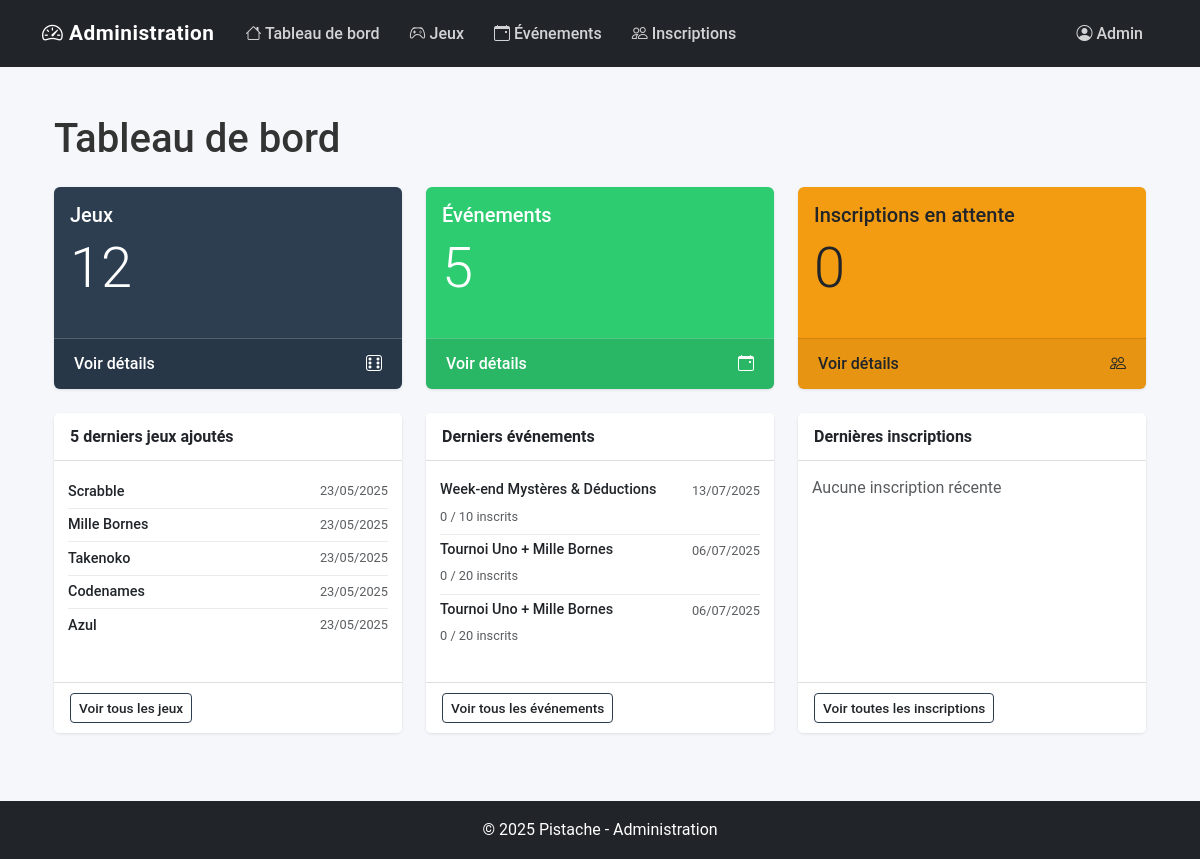
/admin/index.php (signed in), run on the app's committed database.
### tables this page shows
CREATE TABLE jeux(
    id_jeux INT NOT NULL AUTO_INCREMENT,
    nom VARCHAR(50) NOT NULL UNIQUE,
    description_courte TEXT NOT NULL,
    description_longue TEXT NOT NULL,
    annee_sortie YEAR NOT NULL,
    date_ajout DATE NOT NULL,
    id_genre INT NOT NULL,
    id_type INT NOT NULL,
    CONSTRAINT PK_JEUX PRIMARY KEY (id_jeux),
    CONSTRAINT FK_GENRE FOREIGN KEY (id_genre) REFERENCES genre (id_genre),
    CONSTRAINT FK_TYPE FOREIGN KEY (id_type) REFERENCES type (id_type)
);

CREATE TABLE evenement(
    id_evenement INT NOT NULL AUTO_INCREMENT,
    titre VARCHAR(100) NOT NULL,
    description TEXT NOT NULL,
    date_debut DATE NOT NULL,
    date_fin DATE NOT NULL,
    capacite_max INT NOT NULL,
    duree_type VARCHAR(50) NOT NULL,
    CONSTRAINT PK_EVENT PRIMARY KEY (id_evenement)
);

### admin/index.php (the view, shortened to what this page needs)
<?php
try {
    $pdo = connexionBDD();
    $stmt = $pdo->query("SELECT COUNT(*) FROM jeux");
    $nbJeux = $stmt->fetchColumn();
    $stmt = $pdo->query("SELECT COUNT(*) FROM evenement");
    $nbEvenements = $stmt->fetchColumn();
    $stmt = $pdo->query("SELECT COUNT(*) FROM inscription WHERE status = 'en attente'");
    $nbInscriptionsEnAttente = $stmt->fetchColumn();
    $stmt = $pdo->query("SELECT id_jeux, nom, date_ajout FROM jeux
                        ORDER BY date_ajout DESC, id_jeux DESC LIMIT 5");
    $derniersJeux = $stmt->fetchAll(PDO::FETCH_ASSOC);
    $stmt = $pdo->query("SELECT id_evenement, titre, date_debut, date_fin, capacite_max FROM evenement
                        ORDER BY date_debut DESC LIMIT 3");
    $derniersEvenements = $stmt->fetchAll(PDO::FETCH_ASSOC);
    $stmt = $pdo->query("SELECT i.id_inscription, i.date_inscription, i.status,
                           u.nom, u.prenom, e.titre
                        FROM inscription i
                        JOIN utilisateur u ON i.id_utilisateur = u.id_utilisateur
                        JOIN evenement e ON i.id_evenement = e.id_evenement
                        ORDER BY i.date_inscription DESC LIMIT 3");
    $dernieresInscriptions = $stmt->fetchAll(PDO::FETCH_ASSOC);
} catch (PDOException $e) {
    $message = "Erreur: " . $e->getMessage();
}
include_once 'includes/admin-header.php';
?>
    <div class="container mt-4">
        <h1>Tableau de bord</h1>
        <div class="row mt-4">
            <div class="col-md-4 mb-4">
                <div class="card bg-primary text-white h-100">
                    <div class="card-body">
                        <h5 class="card-title">Jeux</h5>
                        <p class="card-text display-4"><?php echo $nbJeux; ?></p>
                    </div>
                    <div class="card-footer d-flex">
                        <a href="jeux/liste.php" class="text-white text-decoration-none">Voir détails</a>
                        <span class="ms-auto">
                        <i class="bi bi-dice-6"></i>
                    </span>
                    </div>
                </div>
            </div>
            <div class="col-md-4 mb-4">
                <div class="card bg-success text-white h-100">
                    <div class="card-body">
                        <h5 class="card-title">Événements</h5>
                        <p class="card-text display-4"><?php echo $nbEvenements; ?></p>
                    </div>
                    <div class="card-footer d-flex">
                        <a href="evenements/liste.php" class="text-white text-decoration-none">Voir détails</a>
                        <span class="ms-auto">
                        <i class="bi bi-calendar-event"></i>
                    </span>
                    </div>
                </div>
            </div>
            <div class="col-md-4 mb-4">
                <div class="card bg-warning text-dark h-100">
                    <div class="card-body">
                        <h5 class="card-title">Inscriptions en attente</h5>
                        <p class="card-text display-4"><?php echo $nbInscriptionsEnAttente; ?></p>
                    </div>
                    <div class="card-footer d-flex">
                        <a href="inscriptions/liste.php" class="text-dark text-decoration-none">Voir détails</a>
                        <span class="ms-auto">
                        <i class="bi bi-people"></i>
                    </span>
                    </div>
                </div>
            </div>
        </div>
        <div class="row dashboard-section">
            <div class="col-md-4">
                <div class="card dashboard-cards dashboard-uniform-height">
                    <div class="card-header">
                        <h5>5 derniers jeux ajoutés</h5>
                    </div>
                    <div class="card-body">
                        <?php if (empty($derniersJeux)): ?>
                            <p class="text-muted mb-0">Aucun jeu disponible</p>
                        <?php else: ?>
                            <div class="list-group list-group-flush">
                                <?php foreach ($derniersJeux as $jeu): ?>
                                    <div class="list-group-item px-0">
                                        <div class="d-flex w-100 justify-content-between align-items-center">
                                            <h6 class="mb-0 me-2"><?php echo htmlspecialchars($jeu['nom']); ?></h6>
                                            <small class="text-muted">
                                                <?php echo $jeu['date_ajout'] ? date('d/m/Y', strtotime($jeu['date_ajout'])) : 'N/A'; ?>
                                            </small>
                                        </div>
                                    </div>
                                <?php endforeach; ?>
                            </div>
                        <?php endif; ?>
                    </div>
                    <div class="card-footer">
                        <a href="jeux/liste.php" class="btn btn-sm btn-outline-primary">Voir tous les jeux</a>
                    </div>
                </div>
            </div>
            <div class="col-md-4">
                <div class="card dashboard-cards dashboard-uniform-height">
                    <div class="card-header">
                        <h5>Derniers événements</h5>
                    </div>
                    <div class="card-body">
                        <?php if (empty($derniersEvenements)): ?>
                            <p class="text-muted mb-0">Aucun événement disponible</p>
                        <?php else: ?>
                            <div class="list-group list-group-flush">
                                <?php foreach ($derniersEvenements as $evenement): ?>
                                    <div class="list-group-item px-0">
                                        <div class="d-flex w-100 justify-content-between align-items-start">
                                            <div class="me-2">
                                                <h6 class="mb-1"><?php echo htmlspecialchars($evenement['titre']); ?></h6>
                                                <small class="text-muted">
                                                    <?php echo $evenement['nb_inscrits']; ?> / <?php echo $evenement['capacite_max']; ?> inscrits
                                                </small>
                                            </div>
                                            <small class="text-muted">
                                                <?php echo date('d/m/Y', strtotime($evenement['date_debut'])); ?>
                                            </small>
                                        </div>
                                    </div>
                                <?php endforeach; ?>
                            </div>
                        <?php endif; ?>
                    </div>
                    <div class="card-footer">
                        <a href="evenements/liste.php" class="btn btn-sm btn-outline-primary">Voir tous les événements</a>
                    </div>
                </div>
            </div>
            <div class="col-md-4">
                <div class="card dashboard-cards dashboard-uniform-height">
                    <div class="card-header">
                        <h5>Dernières inscriptions</h5>
                    </div>
                    <div class="card-body">
                        <?php if (empty($dernieresInscriptions)): ?>
                            <p class="text-muted mb-0">Aucune inscription récente</p>
                        <?php endif; ?>
                    </div>
                    <div class="card-footer">
                        <a href="inscriptions/liste.php" class="btn btn-sm btn-outline-primary">Voir toutes les inscriptions</a>
                    </div>
                </div>
            </div>
        </div>
    </div>
<?php include_once 'includes/admin-footer.php'; ?>

### assets/css/admin.css (style rules this page uses)
:root { --admin-primary: #2c3e50; --admin-secondary: #34495e; --admin-accent: #27ae60; --admin-light: #ecf0f1; --admin-success: #2ecc71; --admin-danger: #e74c3c; --admin-warning: #f39c12; --admin-info: #3498db; --admin-text: #333; --admin-muted: #7f8c8d; --admin-border: #ddd; --admin-hover: #f5f5f5; --admin-bg: #f5f7fa; --admin-radius: 6px; --admin-padding: 15px; --admin-margin: 20px; --admin-transition: all 0.2s ease; --admin-shadow: 0 1px 3px rgba(0, 0, 0, 0.1); --admin-shadow-hover: 0 4px 6px rgba(0, 0, 0, 0.1); }
body { font-family: 'Roboto', -apple-system, BlinkMacSystemFont, 'Segoe UI', sans-serif; color: var(--admin-text); background-color: var(--admin-bg); line-height: 1.6; }
.card { border: none; border-radius: var(--admin-radius); box-shadow: var(--admin-shadow); margin-bottom: var(--admin-margin); transition: transform 0.2s, box-shadow 0.2s; background: white; }
.card-header { background-color: white; border-bottom: 1px solid var(--admin-border); font-weight: 600; padding: var(--admin-padding) 20px; }
.card-footer { background-color: white; border-top: 1px solid var(--admin-border); padding: 12px 20px; }
.dashboard-section { margin-bottom: 3rem; }
.dashboard-uniform-height, .dashboard-section .col-md-4 .card.dashboard-cards { height: 320px !important; display: flex !important; flex-direction: column !important; }
.dashboard-uniform-height .card-header, .dashboard-section .dashboard-cards .card-header { flex: 0 0 auto; padding: 0.875rem 1rem !important; background-color: white; border-bottom: 1px solid var(--admin-border); }
.dashboard-uniform-height .card-header h5, .dashboard-section .dashboard-cards .card-header h5 { margin-bottom: 0; font-weight: 600; font-size: 1rem; }
.dashboard-uniform-height .card-body, .dashboard-section .dashboard-cards .card-body { flex: 1 1 auto; padding: 0.875rem !important; overflow-y: auto; display: flex; flex-direction: column; }
.dashboard-uniform-height .card-footer, .dashboard-section .dashboard-cards .card-footer { flex: 0 0 auto; padding: 0.625rem 1rem !important; background-color: white; border-top: 1px solid var(--admin-border); margin-top: auto; }
.dashboard-uniform-height .list-group-item, .dashboard-section .dashboard-cards .list-group-item { padding: 0.375rem 0; border: none; border-bottom: 1px solid #e9ecef; }
.dashboard-uniform-height .list-group-item:last-child, .dashboard-section .dashboard-cards .list-group-item:last-child { border-bottom: none; }
.dashboard-uniform-height .list-group-item h6, .dashboard-section .dashboard-cards .list-group-item h6 { font-size: 0.9rem; margin-bottom: 0.125rem; }
.dashboard-uniform-height .list-group-item small, .dashboard-section .dashboard-cards .list-group-item small { font-size: 0.8rem; }
.bg-primary { background-color: var(--admin-primary) !important; }
.bg-success { background-color: var(--admin-success) !important; }
.bg-warning { background-color: var(--admin-warning) !important; }
.card-footer a { color: inherit !important; text-decoration: none !important; font-weight: 500; transition: opacity 0.2s; }
.bg-primary .card-footer a, .bg-success .card-footer a, .bg-info .card-footer a, .bg-danger .card-footer a { color: white !important; }
.bg-warning .card-footer a { color: #212529 !important; }
.card.bg-primary .card-footer, .card.bg-success .card-footer, .card.bg-info .card-footer, .card.bg-danger .card-footer { background-color: rgba(0, 0, 0, 0.1) !important; border-top: 1px solid rgba(255, 255, 255, 0.2) !important; }
.card.bg-warning .card-footer { background-color: rgba(0, 0, 0, 0.05) !important; border-top: 1px solid rgba(0, 0, 0, 0.1) !important; }
.btn { border-radius: 4px; font-weight: 500; padding: 8px 16px; transition: var(--admin-transition); }
.btn-sm { padding: 4px 8px; font-size: 0.85rem; }
.btn-outline-primary { color: var(--admin-primary); border-color: var(--admin-primary); }

### data on the page
jeux: nom "Scrabble", date_ajout "23/05/2025"
jeux: nom "Mille Bornes", date_ajout "23/05/2025"
jeux: nom "Takenoko", date_ajout "23/05/2025"
jeux: nom "Codenames", date_ajout "23/05/2025"
jeux: nom "Azul", date_ajout "23/05/2025"
evenement: titre "Week-end Mystères & Déductions", nb_inscrits "0", capacite_max "10", date_debut "13/07/2025"
evenement: titre "Tournoi Uno + Mille Bornes", nb_inscrits "0", capacite_max "20", date_debut "06/07/2025"

### other printed values
$nbJeux "12"
$nbEvenements "5"
$nbInscriptionsEnAttente "0"
